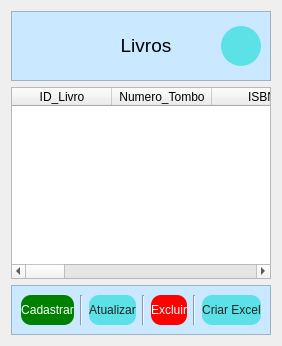
             <widget class="QWidget" name="tab_3">
              <attribute name="title">
               <string>Tab 1</string>
              </attribute>
              <layout class="QVBoxLayout" name="verticalLayout_7">
               <item>
                <widget class="QFrame" name="frame">
                 <property name="styleSheet">
                  <string notr="true">QWidget{	
	background-color: #cae8ff;
	color: Black;
}
QPushButton{
	background-color: #5CE1E6;	
	color:#242424;
	border-radius:20px;
}</string>
                 </property>
                 <property name="frameShape">
                  <enum>QFrame::StyledPanel</enum>
                 </property>
                 <property name="frameShadow">
                  <enum>QFrame::Raised</enum>
                 </property>
                 <layout class="QHBoxLayout" name="horizontalLayout_10">
                  <item>
                   <widget class="QLabel" name="label_2">
                    <property name="minimumSize">
                     <size>
                      <width>50</width>
                      <height>50</height>
                     </size>
                    </property>
                    <property name="maximumSize">
                     <size>
                      <width>50</width>
                      <height>50</height>
                     </size>
                    </property>
                    <property name="text">
                     <string/>
                    </property>
                    <property name="pixmap">
                     <pixmap resource="../img/imagens.qrc">:/icons/icons/abra-o-livro.png</pixmap>
                    </property>
                    <property name="scaledContents">
                     <bool>true</bool>
                    </property>
                   </widget>
                  </item>
                  <item>
                   <widget class="QLabel" name="label_17">
                    <property name="text">
                     <string>&lt;html&gt;&lt;head/&gt;&lt;body&gt;&lt;p align=&quot;center&quot;&gt;&lt;span style=&quot; font-size:14pt;&quot;&gt;Livros&lt;/span&gt;&lt;/p&gt;&lt;/body&gt;&lt;/html&gt;</string>
                    </property>
                   </widget>
                  </item>
                  <item>
                   <widget class="QPushButton" name="pushButton_Refresh_B">
                    <property name="minimumSize">
                     <size>
                      <width>40</width>
                      <height>40</height>
                     </size>
                    </property>
                    <property name="maximumSize">
                     <size>
                      <width>40</width>
                      <height>40</height>
                     </size>
                    </property>
                    <property name="cursor">
                     <cursorShape>PointingHandCursor</cursorShape>
                    </property>
                    <property name="text">
                     <string/>
                    </property>
                    <property name="icon">
                     <iconset resource="../img/imagens.qrc">
                      <normaloff>:/icons/icons/sincronizar.png</normaloff>:/icons/icons/sincronizar.png</iconset>
                    </property>
                    <property name="iconSize">
                     <size>
                      <width>25</width>
                      <height>25</height>
                     </size>
                    </property>
                   </widget>
                  </item>
                 </layout>
                </widget>
               </item>
               <item>
                <widget class="QTableWidget" name="tableWidget_B">
                 <column>
                  <property name="text">
                   <string>ID_Livro</string>
                  </property>
                 </column>
                 <column>
                  <property name="text">
                   <string>Numero_Tombo</string>
                  </property>
                 </column>
                 <column>
                  <property name="text">
                   <string>ISBN</string>
                  </property>
                 </column>
                 <column>
                  <property name="text">
                   <string>Editora</string>
                  </property>
                 </column>
                 <column>
                  <property name="text">
                   <string>Ano_Edicao</string>
                  </property>
                 </column>
                 <column>
                  <property name="text">
                   <string>Classificacao</string>
                  </property>
                 </column>
                 <column>
                  <property name="text">
                   <string>Numero_Folhas</string>
                  </property>
                 </column>
                 <column>
                  <property name="text">
                   <string>Título do Livro</string>
                  </property>
                 </column>
                 <column>
                  <property name="text">
                   <string>Autor</string>
                  </property>
                 </column>
                 <column>
                  <property name="text">
                   <string>Volume</string>
                  </property>
                 </column>
                 <column>
                  <property name="text">
                   <string>Data_Cadastro</string>
                  </property>
                 </column>
                 <column>
                  <property name="text">
                   <string>Assunto</string>
                  </property>
                 </column>
                </widget>
               </item>
               <item>
                <widget class="QFrame" name="frame_9">
                 <property name="styleSheet">
                  <string notr="true">QWidget{	
	background-color: #cae8ff;
	color: Black;
}
QPushButton{
	background-color: #5CE1E6;	
	color:#242424;
	text-align:center;
	height:30px;
	border-radius:10px;
}
</string>
                 </property>
                 <property name="frameShape">
                  <enum>QFrame::StyledPanel</enum>
                 </property>
                 <property name="frameShadow">
                  <enum>QFrame::Raised</enum>
                 </property>
                 <layout class="QHBoxLayout" name="horizontalLayout_9">
                  <item>
                   <widget class="QPushButton" name="pushButton_Cad_B_Page">
                    <property name="cursor">
                     <cursorShape>PointingHandCursor</cursorShape>
                    </property>
                    <property name="styleSheet">
                     <string notr="true">background-color: green;
color:white;	</string>
                    </property>
                    <property name="text">
                     <string>Cadastrar</string>
                    </property>
                    <property name="icon">
                     <iconset resource="../img/imagens.qrc">
                      <normaloff>:/icons/icons/camada-mais.png</normaloff>:/icons/icons/camada-mais.png</iconset>
                    </property>
                    <property name="autoExclusive">
                     <bool>false</bool>
                    </property>
                   </widget>
                  </item>
                  <item>
                   <widget class="Line" name="line_10">
                    <property name="orientation">
                     <enum>Qt::Vertical</enum>
                    </property>
                   </widget>
                  </item>
                  <item>
                   <widget class="QPushButton" name="pushButton_Update_B">
                    <property name="cursor">
                     <cursorShape>PointingHandCursor</cursorShape>
                    </property>
                    <property name="mouseTracking">
                     <bool>false</bool>
                    </property>
                    <property name="text">
                     <string>Atualizar</string>
                    </property>
                    <property name="icon">
                     <iconset resource="../img/imagens.qrc">
                      <normaloff>:/icons/icons/documento2.png</normaloff>:/icons/icons/documento2.png</iconset>
                    </property>
                   </widget>
                  </item>
                  <item>
                   <widget class="Line" name="line_11">
                    <property name="orientation">
                     <enum>Qt::Vertical</enum>
                    </property>
                   </widget>
                  </item>
                  <item>
                   <widget class="QPushButton" name="pushButton_Delete_B">
                    <property name="cursor">
                     <cursorShape>PointingHandCursor</cursorShape>
                    </property>
                    <property name="styleSheet">
                     <string notr="true">background-color: red;
color:white;	</string>
                    </property>
                    <property name="text">
                     <string>Excluir</string>
                    </property>
                    <property name="icon">
                     <iconset resource="../img/imagens.qrc">
                      <normaloff>:/icons/icons/lixeira.png</normaloff>:/icons/icons/lixeira.png</iconset>
                    </property>
                   </widget>
                  </item>
                  <item>
                   <widget class="Line" name="line_12">
                    <property name="orientation">
                     <enum>Qt::Vertical</enum>
                    </property>
                   </widget>
                  </item>
                  <item>
                   <widget class="QPushButton" name="pushButton_Export_Excel_B">
                    <property name="cursor">
                     <cursorShape>PointingHandCursor</cursorShape>
                    </property>
                    <property name="text">
                     <string>Criar Excel</string>
                    </property>
                    <property name="icon">
                     <iconset resource="../img/imagens.qrc">
                      <normaloff>:/icons/icons/seta-circulo-para-baixo.png</normaloff>:/icons/icons/seta-circulo-para-baixo.png</iconset>
                    </property>
                   </widget>
                  </item>
                 </layout>
                </widget>
               </item>
              </layout>
             </widget>
